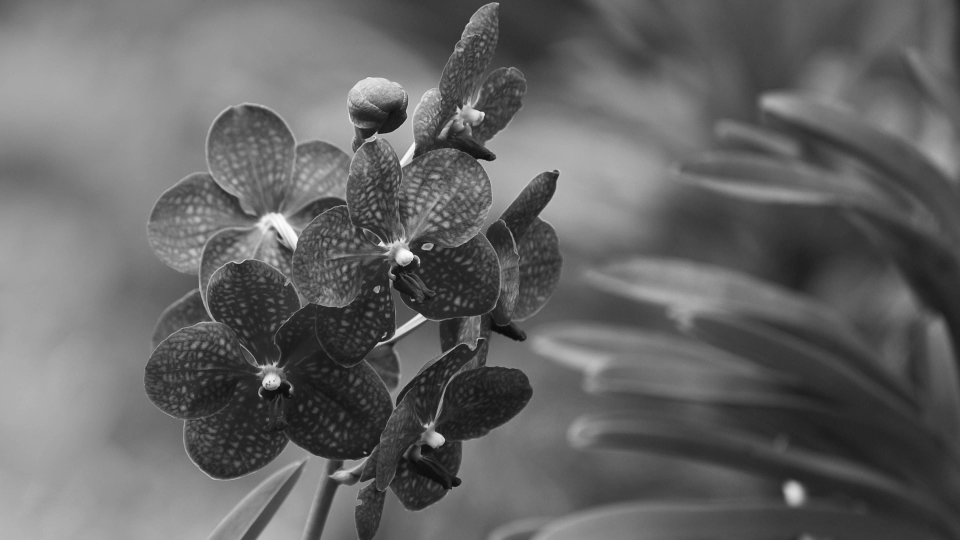
%> input picture ueb5/result/gray_img_pflanze.bmp, 960 x 540 px
$ octave A3.m   (GNU Octave 9; MATLAB toolbox functions it lacks are replaced by stand-ins)
%> lines starting %> are read from the running program, lines starting %| are printed output that depends on the picture
clc
clear workspace
close all

pathPflanze = 'result\gray_img_pflanze.bmp';
pathWand = 'result\gray_img_wand.bmp';
imagePflanze = imread(pathPflanze);
%> imagePflanze is the input picture: size 540x960 uint8; min 10, max 253, mean 101
imageWand = imread(pathWand);
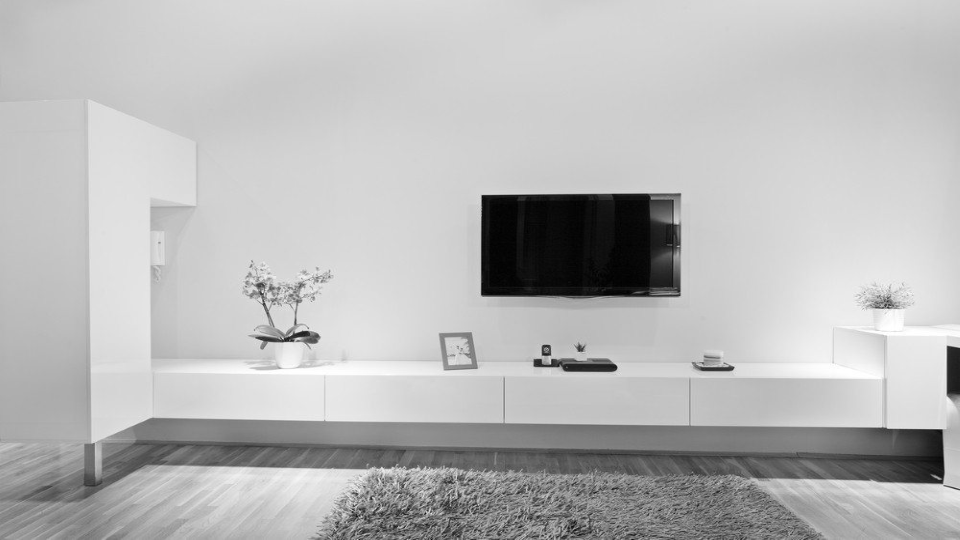
%> input picture ueb5/result/gray_img_wand.bmp, 960 x 540 px
%> imageWand is the input picture: size 540x960 uint8; min 0, max 255, mean 184.5

figure;
subplot(1,2,1);
imhist(imagePflanze);
axis ([0 255 0 10000]);
title("Graustufen Hist Wand");

subplot(1,2,2);
imhist(imageWand);
axis ([0 255 0 20000]);
title("Graustufen Hist Pflanze");
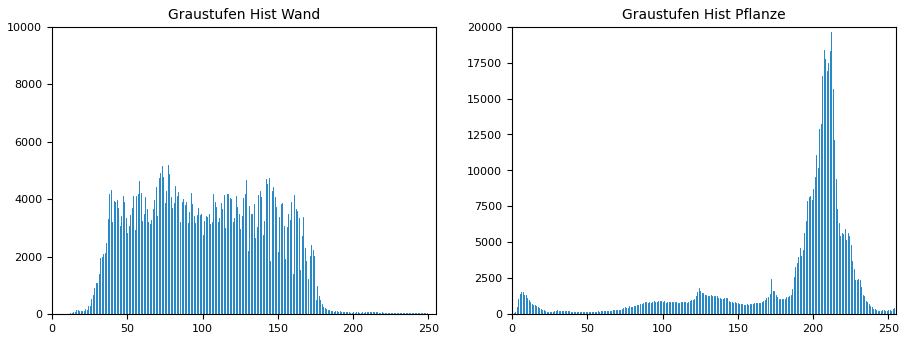
%> figure redrawn from the program's plot data, 2 panels; panel 1: highest point at x = 77, y = 5178; panel 2: highest point at x = 212, y = 19653
